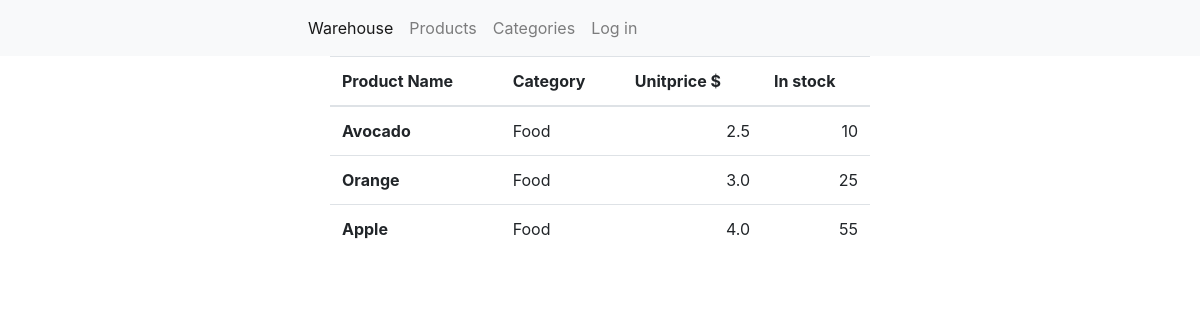
Screenshot of /products/ with the database file from the repository.
### app/models.py (models this page shows, shortened)
class Product(models.Model):
    product_name = models.CharField(max_length=25)
    category = models.ForeignKey(Category, on_delete=models.CASCADE, null=True, blank=True)
    unit_price = models.FloatField(default=0)
    units_in_stock = models.IntegerField(default=0)

class Category(models.Model):
    category_name = models.CharField(max_length=25)
    description = models.CharField(max_length=255)
    def __str__(self):
        return self.category_name

### app/views.py (the view)
# urls.py: path('products/', views.products, name='products'),
def products(request):
    products_list = Product.objects.all()
    context = {'products': products_list}
    return render(request, 'app/products.html', context)

### app/templates/app/products.html (shortened to what this page needs)
<!DOCTYPE html>
<html lang="en">
<head>
</head>
<body>
{% extends 'main.html' %}
{% block content %}
<table class="table product-table">
  <thead>
    <tr>
      <th scope="col">Product Name</th>
      <th scope="col">Category</th>
      <th scope="col">Unitprice $</th>
      <th scope="col">In stock</th>
    </tr>
  </thead>
  <tbody>
  {% for product in products %}
    <tr>
      <th>{{product.product_name}}</th>
      <td>{{product.category}}</td>
      <td class="td-number">{{product.unit_price}}</td>
      <td class="td-number">{{product.units_in_stock}}</td>
    </tr>
  {% endfor %}
  </tbody>
</table>
{% endblock content %}

### static/styles/app.css (style rules this page uses)
.product-table { width: 45%; margin: auto; }
.td-number { text-align: right; }

### rows the page displays
Product: product_name "Avocado", category "Food", unit_price "2.5", units_in_stock "10"
Product: product_name "Orange", category "Food", unit_price "3.0", units_in_stock "25"
Product: product_name "Apple", category "Food", unit_price "4.0", units_in_stock "55"
